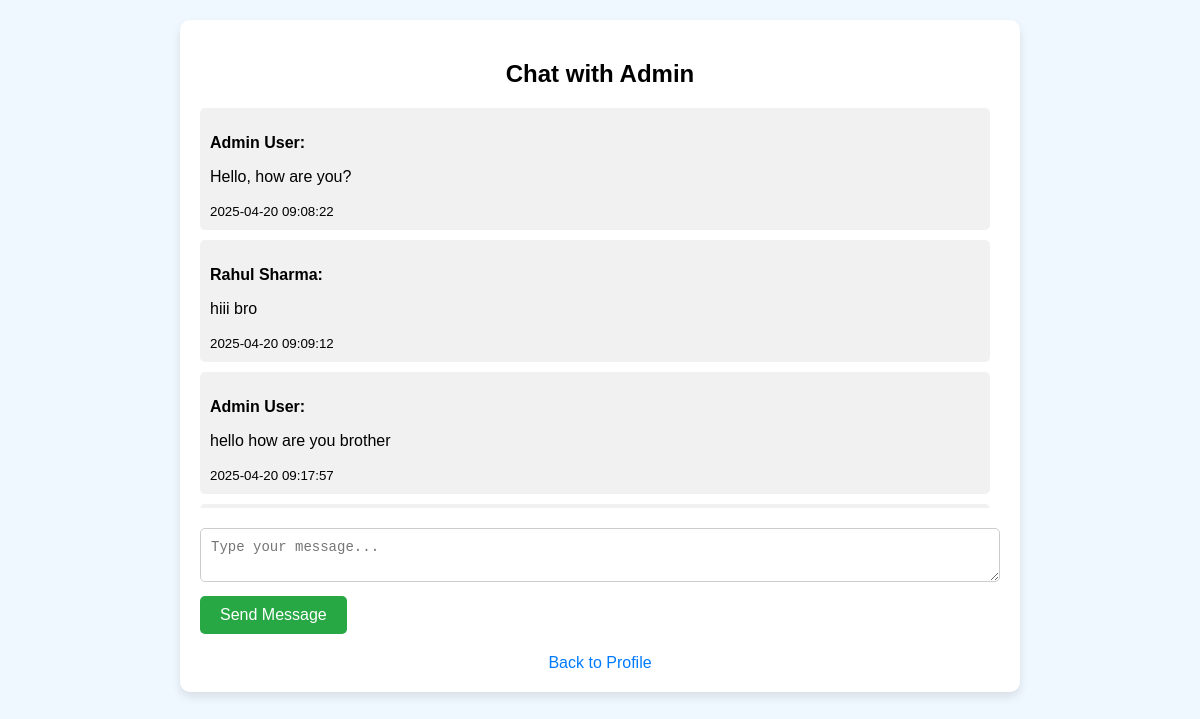
Page /chat_admin.php (signed in) on the committed database.
### tables this page shows
CREATE TABLE `messages` (
  `message_id` int(11) NOT NULL,
  `sender_id` int(11) NOT NULL,
  `receiver_id` int(11) NOT NULL,
  `message_text` text NOT NULL,
  `timestamp` timestamp NOT NULL DEFAULT current_timestamp()
);

CREATE TABLE `users` (
  `user_id` int(11) NOT NULL,
  `name` varchar(100) NOT NULL,
  `email` varchar(100) NOT NULL,
  `password` varchar(255) NOT NULL,
  `batch` varchar(50) DEFAULT NULL,
  `job` varchar(100) DEFAULT NULL,
  `role` enum('alumni','admin') NOT NULL
);

### chat_admin.php (the view, shortened to what this page needs)
<?php
$user_id = $_SESSION['user_id'];
$conn = new mysqli("localhost", "root", "", "xie_alumni");
$sql = "SELECT m.message_text, m.timestamp, u.name AS sender_name
        FROM messages m
        JOIN users u ON m.sender_id = u.user_id
        WHERE (m.sender_id = ? OR m.receiver_id = ?)
        ORDER BY m.timestamp ASC";
$stmt = $conn->prepare($sql);
$stmt->bind_param("ii", $user_id, $user_id);
$stmt->execute();
$result = $stmt->get_result();
?>
<!DOCTYPE html>
<html>
<head>
</head>
<body>
    <div class="chat-container">
        <h2>Chat with Admin</h2>
        <div class="chat-messages">
            <?php while ($row = $result->fetch_assoc()): ?>
                <div class="chat-message">
                    <p class="sender"><?php echo htmlspecialchars($row["sender_name"]); ?>:</p>
                    <p><?php echo nl2br(htmlspecialchars($row["message_text"])); ?></p>
                    <small><?php echo $row["timestamp"]; ?></small>
                </div>
            <?php endwhile; ?>
        </div>
        <form method="POST">
            <textarea name="message" class="chat-input" placeholder="Type your message..." required></textarea>
            <button type="submit" name="send_message" class="send-button">Send Message</button>
        </form>
        <a href="alumni.php" class="logout">Back to Profile</a>
    </div>
</body>
</html>

### chat_admin.php (style rules this page uses)
body { font-family: 'Arial', sans-serif; margin: 0; padding: 0; background-color: #f0f8ff; }
.chat-container { width: 100%; max-width: 800px; margin: 20px auto; padding: 20px; background-color: #fff; border-radius: 10px; box-shadow: 0 5px 10px rgba(0, 0, 0, 0.1); }
h2 { text-align: center; }
.chat-messages { max-height: 400px; overflow-y: auto; margin-bottom: 20px; padding-right: 10px; }
.chat-message { background-color: #f1f1f1; padding: 10px; margin-bottom: 10px; border-radius: 5px; }
.chat-message .sender { font-weight: bold; }
.chat-input { width: 100%; padding: 10px; border-radius: 5px; border: 1px solid #ccc; box-sizing: border-box; font-size: 14px; }
.send-button { padding: 10px 20px; background-color: #28a745; color: #fff; border: none; border-radius: 5px; font-size: 16px; cursor: pointer; margin-top: 10px; }
.logout { display: block; text-align: center; font-size: 16px; color: #007bff; margin-top: 20px; text-decoration: none; }

### rows in the picture
messages: sender.name "Admin User", message_text "Hello, how are you?", timestamp "2025-04-20 09:08:22"
messages: sender.name "Rahul Sharma", message_text "hiii bro", timestamp "2025-04-20 09:09:12"
messages: sender.name "Admin User", message_text "hello how are you brother", timestamp "2025-04-20 09:17:57"
